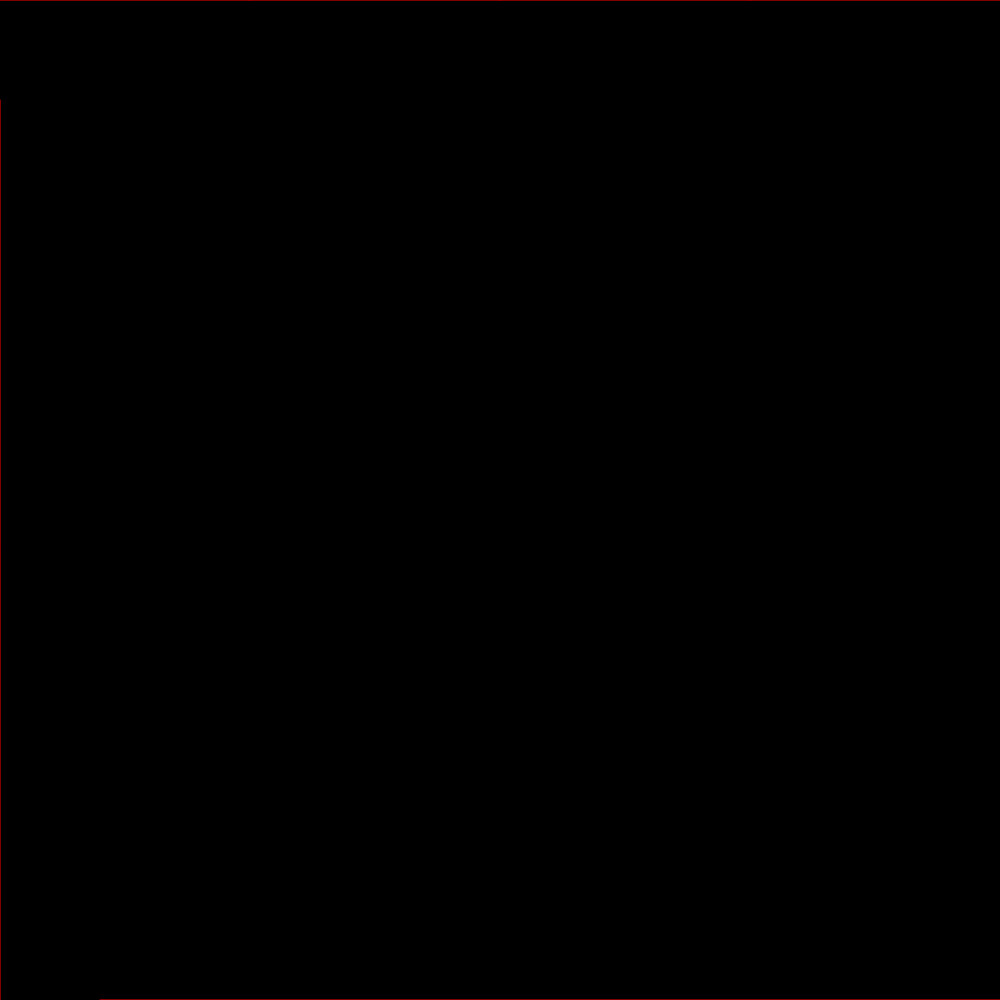
Frame 1 (no input)
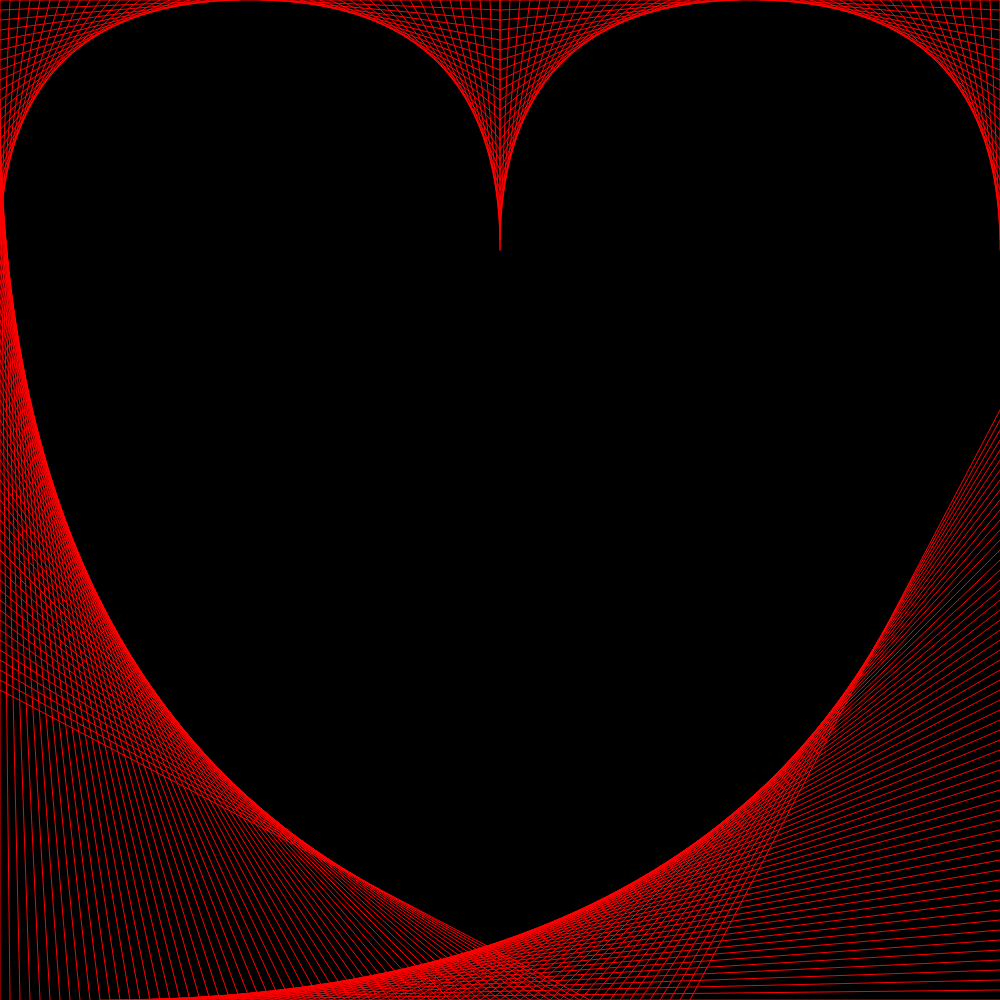
Frame 60 (no input)
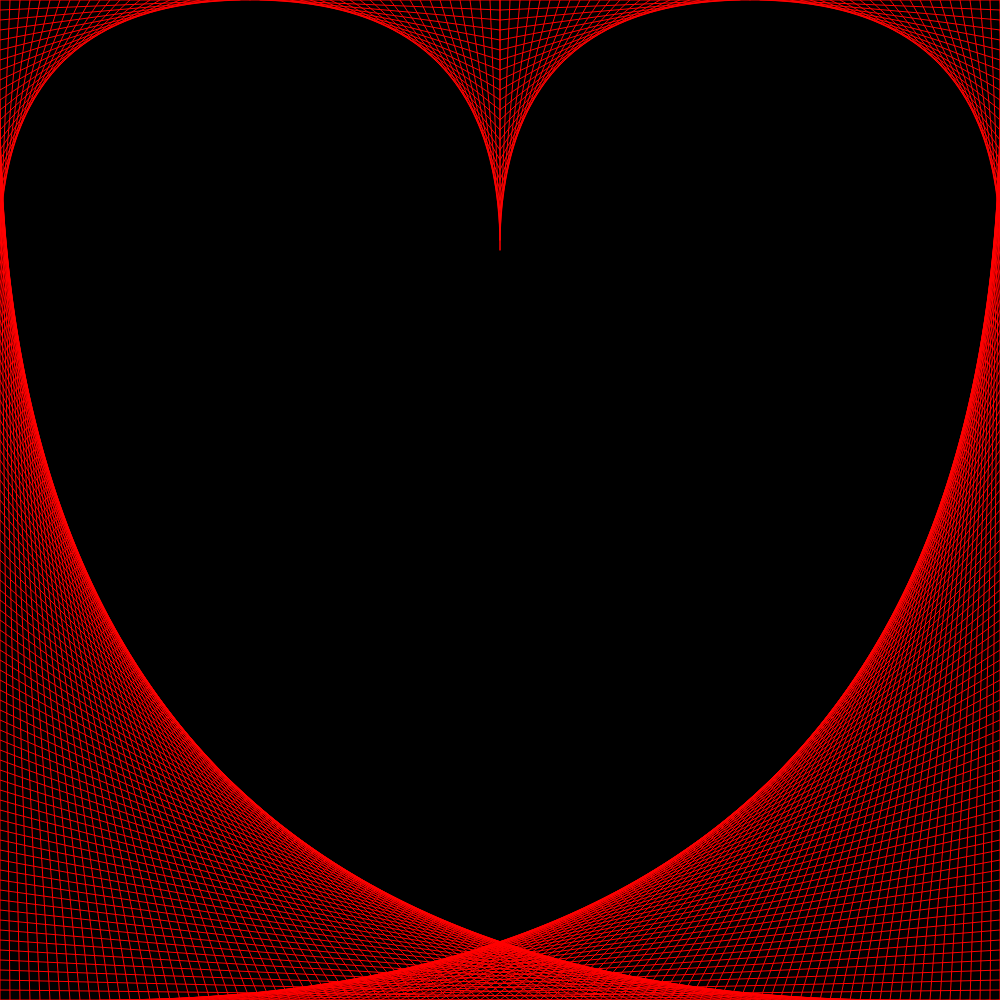
Frame 120 (the mouse pressed at the canvas centre since frame 60)

The p5.js sketch that drew these frames (run headless with seeded random() and noise() and a simulated clock; from frame 60 on, the mouse is pressed at the canvas centre):

// p5.js sketch
// ── sketch.js
let size = 1000;
let i = 0;

function setup() {
  createCanvas(size, size);  // Define el lienzo con ancho y alto de 'size'
  background(0);  // Establece el fondo negro
}

function draw() {
  stroke(255,0,0);

  if (i <= width / 4) {
    millis(200);
    line(0, 0 + i, width / 4 - i, 0);
    line(i + width / 4, 0, width / 2, 0 + i);
    line(width / 2, 0 + i, 3 * width / 4 - i, 0);
    line(3 * width / 4 + i, 0, width, 0 + i);
  }
  
  if (i <= size) {
    millis(200);
    line(0, width / 10 + i, 0 + i, width);
    line(width / 10 + i, width, width, width - i);
    i += 10;
  }
}
